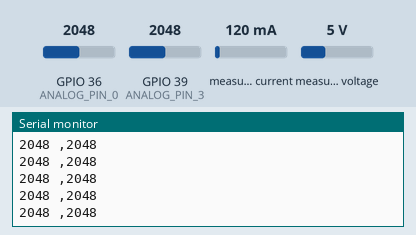
Recording of a sketch running on a simulated ESP32. Shown: the last lines printed to the serial monitor. Inputs (shaded band) come from the test bench; at power-on: GPIO 36 (ANALOG_PIN_0) = 2048, GPIO 39 (ANALOG_PIN_3) = 2048, measured current 120 mA, measured voltage 5 V (analog values on the 0–4095 scale).

Above: at 1.2 s.
1.3 s: GPIO 36 (ANALOG_PIN_0) set to 2866
At 1.57 s:
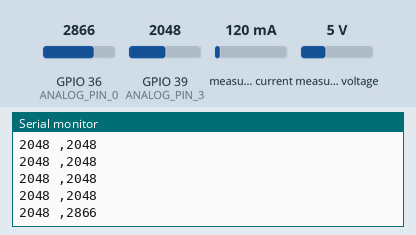
2.8 s: GPIO 39 (ANALOG_PIN_3) set to 2866
At 2.98 s:
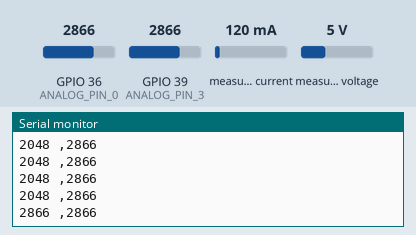
4.3 s: GPIO 36 (ANALOG_PIN_0) set to 3972
At 4.39 s:
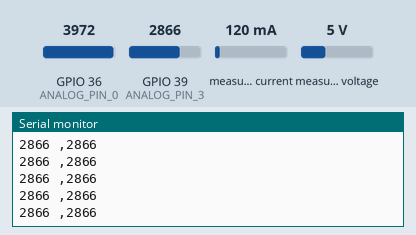
5.8 s: GPIO 39 (ANALOG_PIN_3) set to 3972
At 5.8 s:
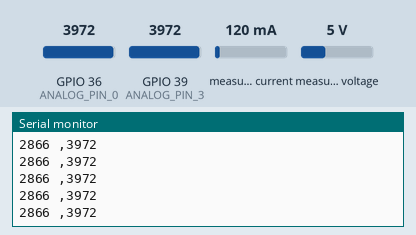
Timing chart, 0 to 8.3 s (numbered marks = the images above; inputs shaded):
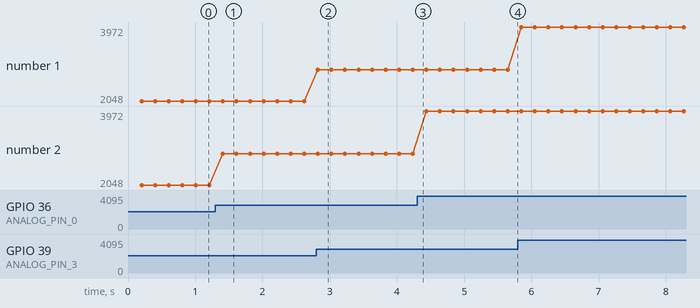

Measured:
- after the input at 1.3 s, the serial monitor: prints a new line after 0.11 s (image 1)
- after the input at 2.8 s, the serial monitor: prints a new line at once (image 2)
- plotted number 2: 2048 → 2866 after the input at 1.3 s, 2866 → 3972 after the input at 4.3 s

The sketch:

voltage_and_current_ESP32.ino
```cpp
// (licence header left out)
#include "EmonLib.h"             // Include Emon Library
EnergyMonitor emon1;             // Create an instance
#define ANALOG_PIN_0 36
#define ANALOG_PIN_3 39


void setup()
{
  Serial.begin(9600);
  analogReadResolution(12);


  emon1.voltage(39, 51, 1.7);  // Voltage: input pin, calibration, phase_shift
  emon1.current(36, 5.0);       // Current: input pin, calibration.
  //calibração com 3 voltas, 47/3
}

void loop()
{
  emon1.calcVI(20,2000);         // Calculate all. No.of half wavelengths (crossings), time-out
  emon1.serialprint();           // Print out all variables (realpower, apparent power, Vrms, Irms, power factor)

  float realPower       = emon1.realPower;        //extract Real Power into variable
  float apparentPower   = emon1.apparentPower;    //extract Apparent Power into variable
  float powerFActor     = emon1.powerFactor;      //extract Power Factor into Variable
  float supplyVoltage   = emon1.Vrms;             //extract Vrms into Variable
  float Irms            = emon1.Irms;             //extract Irms into Variable

  Serial.print(analogRead(39));
  Serial.print(" ,");
  Serial.println(analogRead(36));
}
```
